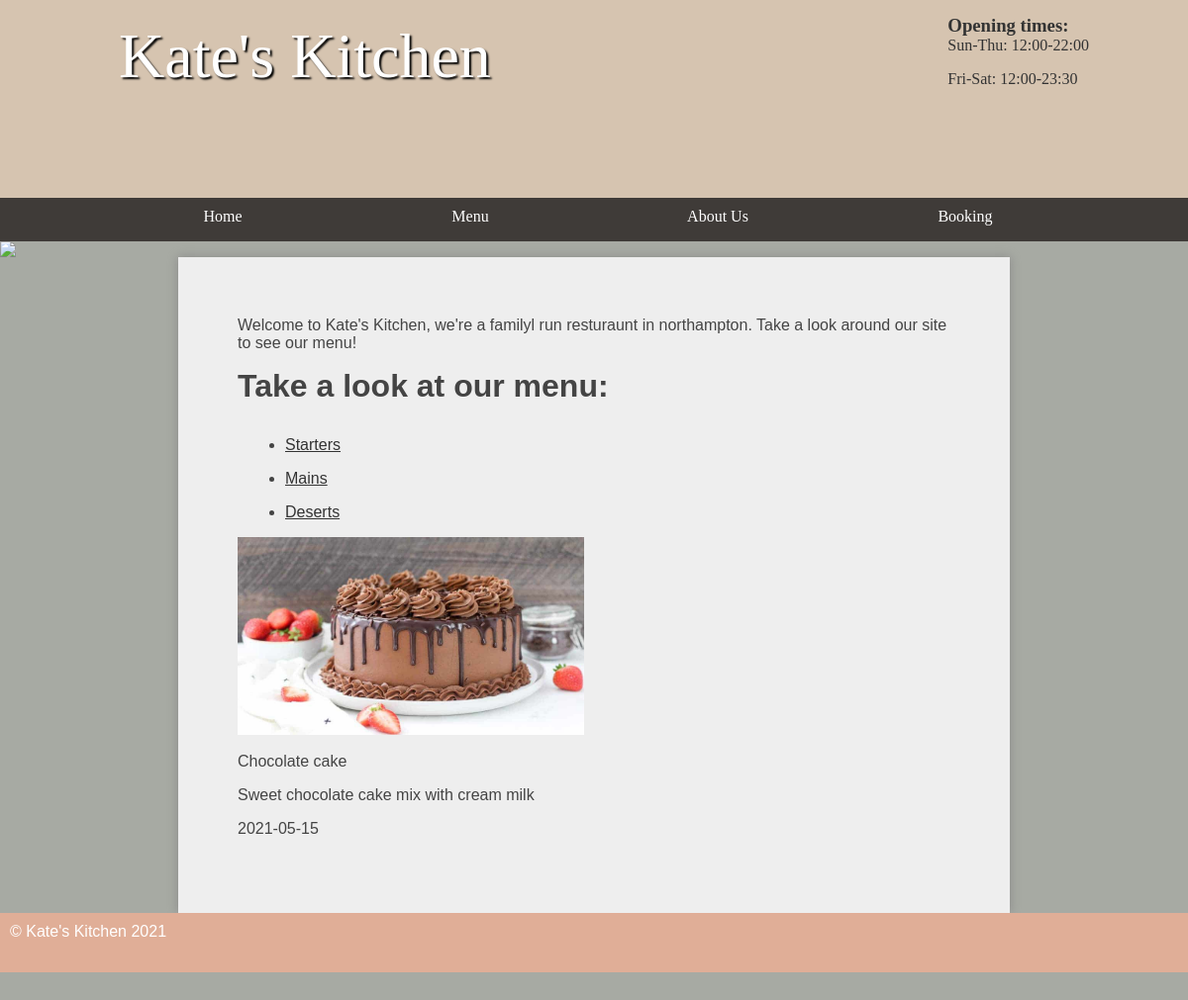
Page /body/index.php on the committed database.
### tables this page shows
CREATE TABLE `category` (
  `id` int(11) NOT NULL AUTO_INCREMENT,
  `name` varchar(45) NOT NULL,
  PRIMARY KEY (`id`)
);

CREATE TABLE `pageupdate` (
  `pagid` int(11) NOT NULL AUTO_INCREMENT,
  `title` varchar(255) NOT NULL,
  `discrip` varchar(255) NOT NULL,
  `dat` date NOT NULL,
  `imag` mediumtext NOT NULL,
  PRIMARY KEY (`pagid`)
);

### body/menuListClass.php (the view)
<?php
class menuList{
    function listmenu(){
			$pdo = new PDO('mysql:dbname=kitchen;host=127.0.0.1', 'student', 'student', [PDO::ATTR_ERRMODE =>  PDO::ERRMODE_EXCEPTION ]);
			$categories = $pdo->query('SELECT * FROM category');
			foreach ($categories as $category) {
				echo '<ul>';
				echo "<li><a href=".$category['name'].".php".">".$category['name']."</a></li>";
		        echo'</ul>';
			}
			}
}
$menu = new menuList();
$menu->listmenu();
?>

### body/updatehome.php (shortened to what this page needs)
<?php
 $pdo = new PDO('mysql:dbname=kitchen;host=127.0.0.1', 'student', 'student');
 $select = $pdo->query("SELECT * FROM pageupdate  ");
 foreach ($select as $row) {
     echo '<div class="details">';
     echo "<img src=" . $row['imag'] . " style=' align:left ; width:350px;height:200px;'>" . "<br>";
     echo '<p>' .  $row['title'] . '</p>';
     echo '<p>' . nl2br( $row['discrip']) . '</p>';
     echo '<p>' . $row['dat'] . '</p>';
	echo '</div>';
   }
  ?>

### style/styles.css (style rules this page uses)
* { margin: 0; padding: 0; }
html { font-family: 'Oxygen-Regular', verdana, sans-serif; }
body { background-color: #A7AAA3; }
main ul { margin-left: 3em; }
main a { color: #333; }
p, li, h2 { margin-bottom: 1em; }
main img { display: block; }

### rows in the picture
category: name "Starters"
category: name "Mains"
category: name "Deserts"
pageupdate: imag (picture), title "Chocolate cake", discrip "Sweet chocolate cake mix with cream milk", dat "2021-05-15"
